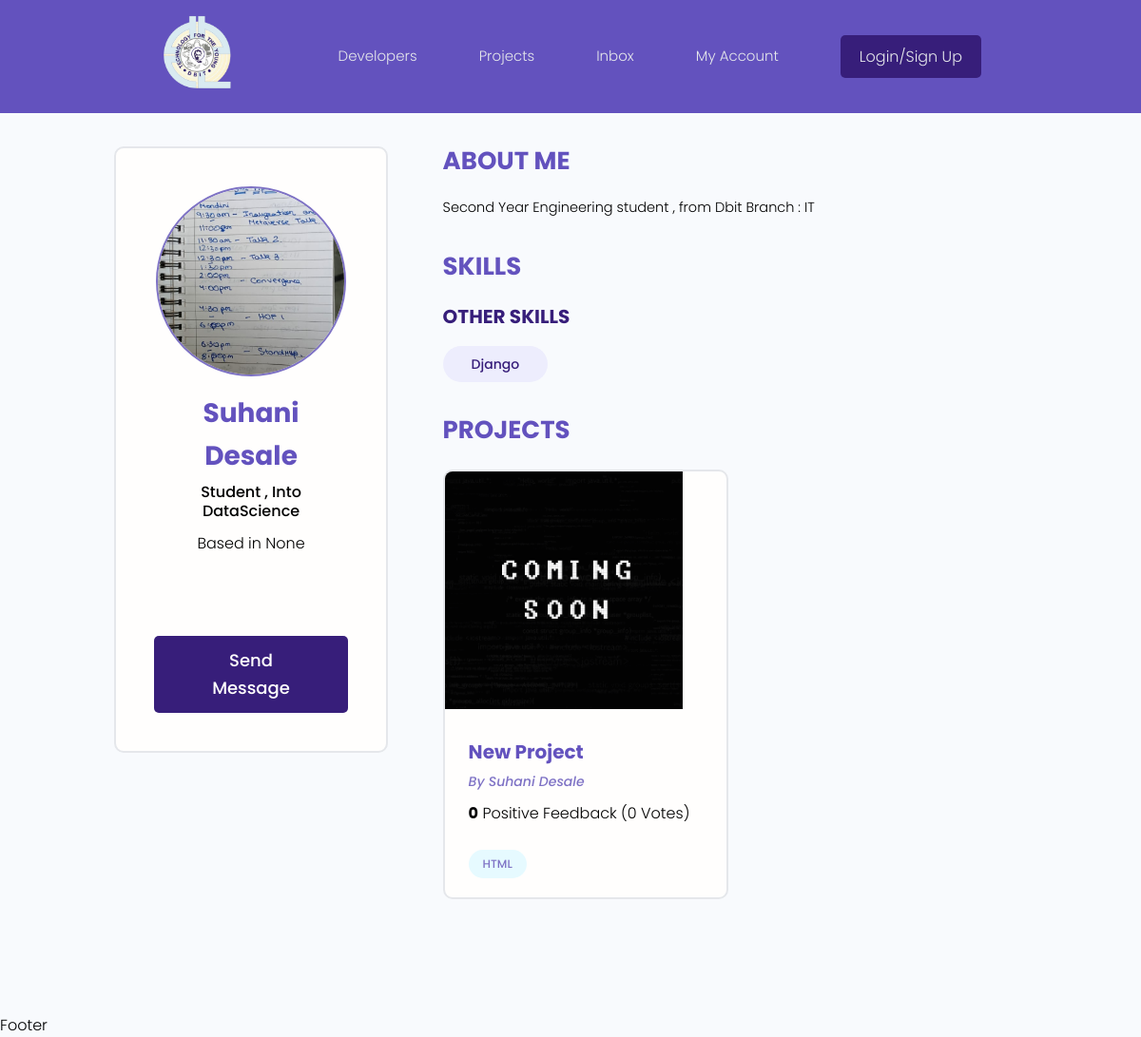
/profile/8595eae3-2dcb-49df-afbd-67a5c30c1fb4/, run on an earlier commit of the app's database.
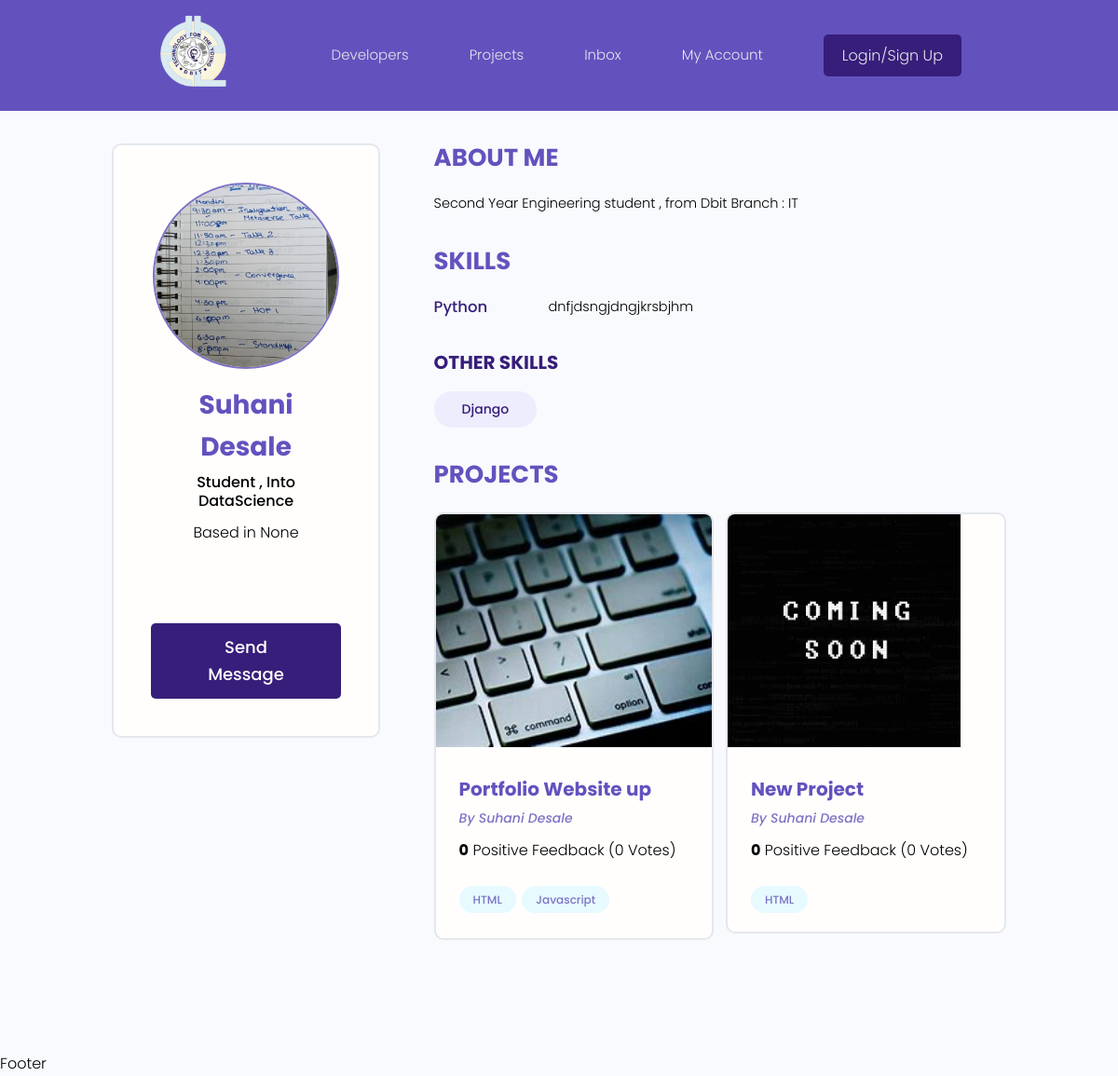
And on a later commit of the database.
### users/models.py (models this page shows, shortened)
class Skill(models.Model):
    owner = models.ForeignKey(Profile , on_delete= models.CASCADE , null=True , blank=True)
    name =  models.CharField(max_length=200 ,blank=True , null = True)
    description = models.TextField(null = True, blank=True)
    created = models.DateTimeField(auto_now_add=True)
    id = models.UUIDField(default=uuid.uuid4, unique=True,primary_key=True, editable=False)

class Profile(models.Model):
    user = models.OneToOneField(User ,on_delete= models.CASCADE , null=True , blank = True)
    name = models.CharField(max_length=200 ,blank=True , null = True)
    email = models.EmailField(max_length=500,blank=True , null = True)
    username = models.CharField(max_length=200 ,blank=True , null = True)
    location = models.CharField(max_length=200 ,blank=True , null = True)
    short_intro = models.CharField(max_length=500 ,blank=True , null = True)
    bio = models.TextField(blank=True , null = True)
    profile_image = models.ImageField(null = True , blank = True , upload_to = 'profiles/' , default = "profiles/profileimg_default.jpg")
    social_github = models.CharField(max_length=200 ,blank=True , null = True)
    social_linkedin = models.CharField(max_length=200 ,blank=True , null = True)
    social_twitter = models.CharField(max_length=200 ,blank=True , null = True)
    social_youtube = models.CharField(max_length=200 ,blank=True , null = True)
    social_website = models.CharField(max_length=200 ,blank=True , null = True)
    created = models.DateTimeField(auto_now_add=True)
    id = models.UUIDField(default=uuid.uuid4, unique=True,primary_key=True, editable=False)

### projects/models.py (models this page shows, shortened)
class Project(models.Model):
    owner = models.ForeignKey(Profile , null = True , blank = True , on_delete = models.SET_NULL)
    title = models.CharField(max_length=200)
    description = models.TextField(null=True, blank=True)
    featured_image = models.ImageField(null= True , blank=True,default = "default_project.jpg")
    demo_link = models.CharField(max_length=2000,null=True,blank=True)
    source_link = models.CharField(max_length=2000,null=True, blank=True)
    tags = models.ManyToManyField('Tag',blank = True)
    vote_total = models.IntegerField(default=0,null=True,blank= True)
    vote_ratio = models.IntegerField(default=0,null=True,blank= True)
    created = models.DateTimeField(auto_now_add=True)
    id = models.UUIDField(default=uuid.uuid4, unique=True,primary_key=True, editable=False)

class Tag(models.Model):
    name = models.CharField(max_length=200)
    created = models.DateTimeField(auto_now_add=True)
    id = models.UUIDField(default=uuid.uuid4, unique=True,primary_key=True, editable=False)
    def __str__(self):
        return self.name

### users/views.py (the view)
# urls.py: path('profile/<str:pk>/',views.userProfile , name ="user-profile"),
def userProfile(request , pk):
    profile = Profile.objects.get(id=pk)
    topSkills = profile.skill_set.exclude(description__exact="")
    otherSkills = profile.skill_set.filter(description = "")
    context = {'profile': profile , 'topSkills':topSkills ,'otherSkills':otherSkills }
    return render(request,'users/user-profile.html',context)

### users/templates/users/user-profile.html (shortened to what this page needs)
{% extends 'main.html' %}
{% block content %}
<main class="profile my-md">
    <div class="container">
      <div class="layout">
        <div class="column column--1of3">
          <div class="card text-center">
            <div class="card__body dev">
              <img class="avatar avatar--xl" src="{{ profile.profile_image.url }}" />
              <h2 class="dev__name">{{profile.name}}</h2>
              <p class="dev__title">{{profile.short_intro}}</p>
              <p class="dev__location">Based in {{profile.location}}</p>
              <ul class="dev__social">
              </ul>
              <a href="#" class="btn btn--sub btn--lg">Send Message </a>
            </div>
          </div>
        </div>
        <div class="column column--2of3">
          <div class="devInfo">
            <h3 class="devInfo__title">About Me</h3>
            <p class="devInfo__about">{{profile.bio}}</p>
          </div>
          <div class="devInfo">
            <h3 class="devInfo__title">Skills</h3>
            <div class="devInfo__skills">
              {% for skill in topSkills %}
              <div class="devSkill">
                <h4 class="devSkill__title">{{skill.name}}</h4>
                <p class="devSkill__info">
                  {{skill.description}}
                </p>
              </div>
              {% endfor %}
              {% for skill in otherSkills %}
              <h3 class="devInfo__subtitle">Other Skills</h3>
              <div class="devInfo__otherSkills">
                <span class="tag tag--pill tag--sub tag--lg">
                  <small>{{skill.name}}</small>
                </span>
                {% endfor %}
              </div>
            </div>
          </div>
          <div class="devInfo">
            <h3 class="devInfo__title">Projects</h3>
            <div class="grid grid--two">
              {% for project in profile.project_set.all  %}
              <div class="column">
                <div class="card project">
                  <a href="{% url 'project' project.id %}" class="project">
                    <img class="project__thumbnail" src="{{project.featured_image.url}}" alt="project thumbnail" />
                    <div class="card__body">
                      <h3 class="project__title">{{project.title}}</h3>
                      <p><a class="project__author" href="profile.html">By {{project.owner.name}}</a></p>
                      <p class="project--rating">
                        <span style="font-weight: bold;">{{project.vote_ratio}}</span> Positive
                        Feedback ({{project.vote_total}} Vote{{project.vote_total|pluralize:"s"}})
                      </p>
                      <div class="project__tags">
                        {% for tag in project.tags.all %}
                        <span class="tag tag--pill tag--main">
                          <small>{{tag}}</small>
                        </span>
                        {% endfor %}
                      </div>
                    </div>
                  </a>
                </div>
              </div>
              {% endfor %}
            </div>
          </div>
        </div>
      </div>
    </div>
  </main>
{% endblock content %}

What changed in the data, as far as the page shows it:
added Skill: name "Python", description "dnfjdsngjdngjkrsbjhm", shown under "SKILLS"
now on this page (row edited): Project: featured_image (placeholder picture), title "Portfolio Website up", owner.name "Suhani Desale", vote_ratio "0", vote_total "0", Tag (name "HTML")
now on this page (row unchanged): Tag: name "Javascript", shown under "Portfolio Website up"
